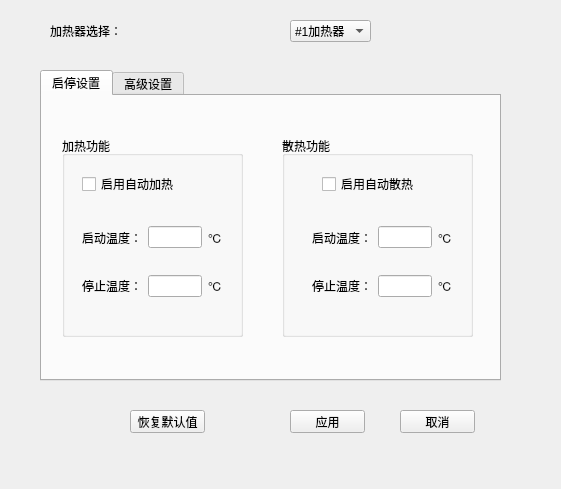
<?xml version="1.0" encoding="UTF-8"?>
<ui version="4.0">
 <class>CHeaterParameterSettings</class>
 <widget class="QWidget" name="CHeaterParameterSettings">
  <property name="geometry">
   <rect>
    <x>0</x>
    <y>0</y>
    <width>561</width>
    <height>489</height>
   </rect>
  </property>
  <property name="windowTitle">
   <string>Form</string>
  </property>
  <widget class="QTabWidget" name="tabWidget">
   <property name="geometry">
    <rect>
     <x>40</x>
     <y>70</y>
     <width>461</width>
     <height>311</height>
    </rect>
   </property>
   <property name="currentIndex">
    <number>0</number>
   </property>
   <widget class="QWidget" name="tab">
    <attribute name="title">
     <string>启停设置</string>
    </attribute>
    <widget class="QGroupBox" name="groupBox">
     <property name="geometry">
      <rect>
       <x>20</x>
       <y>40</y>
       <width>181</width>
       <height>201</height>
      </rect>
     </property>
     <property name="title">
      <string>加热功能</string>
     </property>
     <widget class="QCheckBox" name="autoHeating">
      <property name="geometry">
       <rect>
        <x>20</x>
        <y>40</y>
        <width>101</width>
        <height>16</height>
       </rect>
      </property>
      <property name="text">
       <string>启用自动加热</string>
      </property>
     </widget>
     <widget class="QWidget" name="layoutWidget">
      <property name="geometry">
       <rect>
        <x>20</x>
        <y>80</y>
        <width>141</width>
        <height>91</height>
       </rect>
      </property>
      <layout class="QVBoxLayout" name="verticalLayout">
       <item>
        <layout class="QHBoxLayout" name="horizontalLayout">
         <item>
          <widget class="QLabel" name="label">
           <property name="text">
            <string>启动温度：</string>
           </property>
          </widget>
         </item>
         <item>
          <widget class="QLineEdit" name="autoHeatingStartTemp">
           <property name="alignment">
            <set>Qt::AlignCenter</set>
           </property>
          </widget>
         </item>
         <item>
          <widget class="QLabel" name="label_11">
           <property name="text">
            <string>℃</string>
           </property>
          </widget>
         </item>
        </layout>
       </item>
       <item>
        <layout class="QHBoxLayout" name="horizontalLayout_2">
         <item>
          <widget class="QLabel" name="label_2">
           <property name="text">
            <string>停止温度：</string>
           </property>
          </widget>
         </item>
         <item>
          <widget class="QLineEdit" name="autoHeatingStopTemp">
           <property name="alignment">
            <set>Qt::AlignCenter</set>
           </property>
          </widget>
         </item>
         <item>
          <widget class="QLabel" name="label_12">
           <property name="text">
            <string>℃</string>
           </property>
          </widget>
         </item>
        </layout>
       </item>
      </layout>
     </widget>
    </widget>
    <widget class="QGroupBox" name="groupBox_2">
     <property name="geometry">
      <rect>
       <x>240</x>
       <y>40</y>
       <width>191</width>
       <height>201</height>
      </rect>
     </property>
     <property name="title">
      <string>散热功能</string>
     </property>
     <widget class="QCheckBox" name="autoRadiating">
      <property name="geometry">
       <rect>
        <x>40</x>
        <y>40</y>
        <width>111</width>
        <height>16</height>
       </rect>
      </property>
      <property name="text">
       <string>启用自动散热</string>
      </property>
     </widget>
     <widget class="QWidget" name="layoutWidget_2">
      <property name="geometry">
       <rect>
        <x>30</x>
        <y>80</y>
        <width>141</width>
        <height>91</height>
       </rect>
      </property>
      <layout class="QVBoxLayout" name="verticalLayout_2">
       <item>
        <layout class="QHBoxLayout" name="horizontalLayout_3">
         <item>
          <widget class="QLabel" name="label_3">
           <property name="text">
            <string>启动温度：</string>
           </property>
          </widget>
         </item>
         <item>
          <widget class="QLineEdit" name="autoRadiatingStartTemp">
           <property name="alignment">
            <set>Qt::AlignCenter</set>
           </property>
          </widget>
         </item>
         <item>
          <widget class="QLabel" name="label_13">
           <property name="text">
            <string>℃</string>
           </property>
          </widget>
         </item>
        </layout>
       </item>
       <item>
        <layout class="QHBoxLayout" name="horizontalLayout_4">
         <item>
          <widget class="QLabel" name="label_4">
           <property name="text">
            <string>停止温度：</string>
           </property>
          </widget>
         </item>
         <item>
          <widget class="QLineEdit" name="autoRadiatingStopTemp">
           <property name="alignment">
            <set>Qt::AlignCenter</set>
           </property>
          </widget>
         </item>
         <item>
          <widget class="QLabel" name="label_14">
           <property name="text">
            <string>℃</string>
           </property>
          </widget>
         </item>
        </layout>
       </item>
      </layout>
     </widget>
    </widget>
   </widget>
   <widget class="QWidget" name="tab_2">
    <attribute name="title">
     <string>高级设置</string>
    </attribute>
    <widget class="QLabel" name="label_18">
     <property name="geometry">
      <rect>
       <x>360</x>
       <y>150</y>
       <width>16</width>
       <height>16</height>
      </rect>
     </property>
     <property name="text">
      <string>秒</string>
     </property>
    </widget>
    <widget class="QLabel" name="label_19">
     <property name="geometry">
      <rect>
       <x>360</x>
       <y>190</y>
       <width>16</width>
       <height>16</height>
      </rect>
     </property>
     <property name="text">
      <string>秒</string>
     </property>
    </widget>
    <widget class="QLabel" name="label_20">
     <property name="geometry">
      <rect>
       <x>360</x>
       <y>230</y>
       <width>16</width>
       <height>16</height>
      </rect>
     </property>
     <property name="text">
      <string>℃</string>
     </property>
    </widget>
    <widget class="QLabel" name="label_6">
     <property name="geometry">
      <rect>
       <x>80</x>
       <y>70</y>
       <width>144</width>
       <height>16</height>
      </rect>
     </property>
     <property name="text">
      <string>加热启动PTC投入滞后时间:</string>
     </property>
    </widget>
    <widget class="QLineEdit" name="PTCDelayStart">
     <property name="geometry">
      <rect>
       <x>300</x>
       <y>70</y>
       <width>50</width>
       <height>20</height>
      </rect>
     </property>
     <property name="alignment">
      <set>Qt::AlignCenter</set>
     </property>
    </widget>
    <widget class="QLabel" name="label_16">
     <property name="geometry">
      <rect>
       <x>360</x>
       <y>70</y>
       <width>16</width>
       <height>16</height>
      </rect>
     </property>
     <property name="text">
      <string>秒</string>
     </property>
    </widget>
    <widget class="QLabel" name="label_7">
     <property name="geometry">
      <rect>
       <x>80</x>
       <y>110</y>
       <width>144</width>
       <height>16</height>
      </rect>
     </property>
     <property name="text">
      <string>加热停止FAN关闭滞后时间:</string>
     </property>
    </widget>
    <widget class="QLineEdit" name="FANDelayStop">
     <property name="geometry">
      <rect>
       <x>300</x>
       <y>110</y>
       <width>50</width>
       <height>20</height>
      </rect>
     </property>
     <property name="alignment">
      <set>Qt::AlignCenter</set>
     </property>
    </widget>
    <widget class="QLabel" name="label_17">
     <property name="geometry">
      <rect>
       <x>360</x>
       <y>110</y>
       <width>16</width>
       <height>16</height>
      </rect>
     </property>
     <property name="text">
      <string>秒</string>
     </property>
    </widget>
    <widget class="QLabel" name="label_5">
     <property name="geometry">
      <rect>
       <x>80</x>
       <y>30</y>
       <width>160</width>
       <height>16</height>
      </rect>
     </property>
     <property name="text">
      <string>手动/模拟调式自动退出时间:</string>
     </property>
    </widget>
    <widget class="QLineEdit" name="debugTerminateTimer">
     <property name="geometry">
      <rect>
       <x>300</x>
       <y>30</y>
       <width>50</width>
       <height>20</height>
      </rect>
     </property>
     <property name="alignment">
      <set>Qt::AlignCenter</set>
     </property>
    </widget>
    <widget class="QLabel" name="label_15">
     <property name="geometry">
      <rect>
       <x>360</x>
       <y>30</y>
       <width>16</width>
       <height>16</height>
      </rect>
     </property>
     <property name="text">
      <string>秒</string>
     </property>
    </widget>
    <widget class="QLabel" name="label_8">
     <property name="geometry">
      <rect>
       <x>80</x>
       <y>150</y>
       <width>100</width>
       <height>16</height>
      </rect>
     </property>
     <property name="text">
      <string>启动间隔时间:</string>
     </property>
    </widget>
    <widget class="QLineEdit" name="startInterval">
     <property name="geometry">
      <rect>
       <x>300</x>
       <y>150</y>
       <width>50</width>
       <height>20</height>
      </rect>
     </property>
     <property name="alignment">
      <set>Qt::AlignCenter</set>
     </property>
    </widget>
    <widget class="QLabel" name="PT100TempSensorOffset_10">
     <property name="geometry">
      <rect>
       <x>80</x>
       <y>230</y>
       <width>132</width>
       <height>16</height>
      </rect>
     </property>
     <property name="text">
      <string>PT100温度传感器修正值:</string>
     </property>
    </widget>
    <widget class="QLineEdit" name="PT100TempSensorOffset">
     <property name="geometry">
      <rect>
       <x>300</x>
       <y>230</y>
       <width>50</width>
       <height>20</height>
      </rect>
     </property>
     <property name="alignment">
      <set>Qt::AlignCenter</set>
     </property>
    </widget>
    <widget class="QLabel" name="label_9">
     <property name="geometry">
      <rect>
       <x>80</x>
       <y>190</y>
       <width>78</width>
       <height>16</height>
      </rect>
     </property>
     <property name="text">
      <string>最短停机时间:</string>
     </property>
    </widget>
    <widget class="QLineEdit" name="minimumDowntime">
     <property name="geometry">
      <rect>
       <x>300</x>
       <y>190</y>
       <width>50</width>
       <height>20</height>
      </rect>
     </property>
     <property name="alignment">
      <set>Qt::AlignCenter</set>
     </property>
    </widget>
   </widget>
  </widget>
  <widget class="QPushButton" name="apply">
   <property name="geometry">
    <rect>
     <x>290</x>
     <y>410</y>
     <width>75</width>
     <height>23</height>
    </rect>
   </property>
   <property name="text">
    <string>应用</string>
   </property>
  </widget>
  <widget class="QPushButton" name="cancle">
   <property name="geometry">
    <rect>
     <x>400</x>
     <y>410</y>
     <width>75</width>
     <height>23</height>
    </rect>
   </property>
   <property name="text">
    <string>取消</string>
   </property>
  </widget>
  <widget class="QWidget" name="layoutWidget">
   <property name="geometry">
    <rect>
     <x>50</x>
     <y>20</y>
     <width>321</width>
     <height>22</height>
    </rect>
   </property>
   <layout class="QHBoxLayout" name="horizontalLayout_12">
    <item>
     <widget class="QLabel" name="label_10">
      <property name="text">
       <string>加热器选择：</string>
      </property>
     </widget>
    </item>
    <item>
     <spacer name="horizontalSpacer">
      <property name="orientation">
       <enum>Qt::Horizontal</enum>
      </property>
      <property name="sizeHint" stdset="0">
       <size>
        <width>40</width>
        <height>20</height>
       </size>
      </property>
     </spacer>
    </item>
    <item>
     <widget class="QComboBox" name="heaterSwitch">
      <item>
       <property name="text">
        <string>#1加热器</string>
       </property>
      </item>
      <item>
       <property name="text">
        <string>#2加热器</string>
       </property>
      </item>
      <item>
       <property name="text">
        <string>#3加热器</string>
       </property>
      </item>
      <item>
       <property name="text">
        <string>#4加热器</string>
       </property>
      </item>
      <item>
       <property name="text">
        <string>#5加热器</string>
       </property>
      </item>
     </widget>
    </item>
   </layout>
  </widget>
  <widget class="QPushButton" name="reset">
   <property name="geometry">
    <rect>
     <x>130</x>
     <y>410</y>
     <width>75</width>
     <height>23</height>
    </rect>
   </property>
   <property name="text">
    <string>恢复默认值</string>
   </property>
  </widget>
 </widget>
 <resources/>
 <connections/>
</ui>
